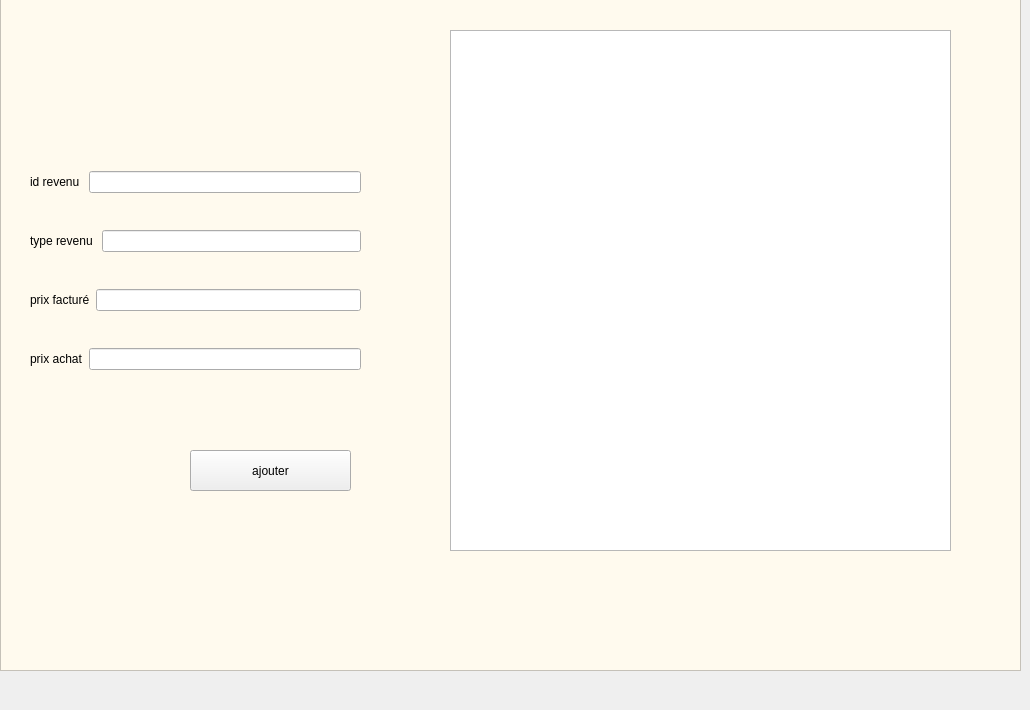
     <widget class="QWidget" name="tab_8">
      <attribute name="title">
       <string>ajouter revenu</string>
      </attribute>
      <widget class="QWidget" name="layoutWidget_2">
       <property name="geometry">
        <rect>
         <x>30</x>
         <y>140</y>
         <width>331</width>
         <height>261</height>
        </rect>
       </property>
       <layout class="QVBoxLayout" name="verticalLayout_3">
        <item>
         <layout class="QHBoxLayout" name="horizontalLayout_9">
          <item>
           <widget class="QLabel" name="label_9">
            <property name="text">
             <string>id revenu </string>
            </property>
           </widget>
          </item>
          <item>
           <widget class="QLineEdit" name="lineEdit_ajout_id_rev"/>
          </item>
         </layout>
        </item>
        <item>
         <layout class="QHBoxLayout" name="horizontalLayout_10">
          <item>
           <widget class="QLabel" name="label_10">
            <property name="text">
             <string>type revenu </string>
            </property>
           </widget>
          </item>
          <item>
           <widget class="QLineEdit" name="lineEdit_ajout_type_rev"/>
          </item>
         </layout>
        </item>
        <item>
         <layout class="QHBoxLayout" name="horizontalLayout_11">
          <item>
           <widget class="QLabel" name="label_11">
            <property name="text">
             <string>prix facturé</string>
            </property>
           </widget>
          </item>
          <item>
           <widget class="QLineEdit" name="lineEdit_ajout_facture"/>
          </item>
         </layout>
        </item>
        <item>
         <layout class="QHBoxLayout" name="horizontalLayout_12">
          <item>
           <widget class="QLabel" name="label_12">
            <property name="text">
             <string>prix achat</string>
            </property>
           </widget>
          </item>
          <item>
           <widget class="QLineEdit" name="lineEdit_ajout_achat"/>
          </item>
         </layout>
        </item>
       </layout>
      </widget>
      <widget class="QPushButton" name="pushButton_ajout_rev">
       <property name="geometry">
        <rect>
         <x>190</x>
         <y>450</y>
         <width>161</width>
         <height>41</height>
        </rect>
       </property>
       <property name="styleSheet">
        <string notr="true">font: 75 11pt &quot;MS Shell Dlg 2&quot;;
border-image: url(:/new/add.png);</string>
       </property>
       <property name="text">
        <string>ajouter</string>
       </property>
      </widget>
      <widget class="QGraphicsView" name="graphicsView_9">
       <property name="geometry">
        <rect>
         <x>0</x>
         <y>-30</y>
         <width>1021</width>
         <height>701</height>
        </rect>
       </property>
       <property name="styleSheet">
        <string notr="true">
background-color: rgb(255, 250, 238);</string>
       </property>
      </widget>
      <widget class="QGraphicsView" name="graphicsView_12">
       <property name="geometry">
        <rect>
         <x>450</x>
         <y>30</y>
         <width>501</width>
         <height>521</height>
        </rect>
       </property>
       <property name="styleSheet">
        <string notr="true">border-image: url(:/new/logo.png);</string>
       </property>
      </widget>
      <zorder>graphicsView_9</zorder>
      <zorder>layoutWidget_2</zorder>
      <zorder>pushButton_ajout_rev</zorder>
      <zorder>graphicsView_12</zorder>
     </widget>
